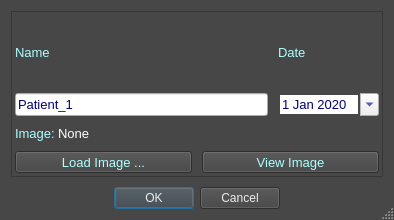
<?xml version="1.0" encoding="UTF-8"?>
<ui version="4.0">
 <class>NewPatientWin</class>
 <widget class="QDialog" name="NewPatientWin">
  <property name="windowModality">
   <enum>Qt::WindowModal</enum>
  </property>
  <property name="geometry">
   <rect>
    <x>0</x>
    <y>0</y>
    <width>394</width>
    <height>220</height>
   </rect>
  </property>
  <property name="maximumSize">
   <size>
    <width>16777215</width>
    <height>220</height>
   </size>
  </property>
  <property name="palette">
   <palette>
    <active>
     <colorrole role="WindowText">
      <brush brushstyle="SolidPattern">
       <color alpha="255">
        <red>255</red>
        <green>255</green>
        <blue>255</blue>
       </color>
      </brush>
     </colorrole>
     <colorrole role="Button">
      <brush brushstyle="SolidPattern">
       <color alpha="255">
        <red>71</red>
        <green>71</green>
        <blue>71</blue>
       </color>
      </brush>
     </colorrole>
     <colorrole role="Light">
      <brush brushstyle="SolidPattern">
       <color alpha="255">
        <red>106</red>
        <green>106</green>
        <blue>106</blue>
       </color>
      </brush>
     </colorrole>
     <colorrole role="Midlight">
      <brush brushstyle="SolidPattern">
       <color alpha="255">
        <red>88</red>
        <green>88</green>
        <blue>88</blue>
       </color>
      </brush>
     </colorrole>
     <colorrole role="Dark">
      <brush brushstyle="SolidPattern">
       <color alpha="255">
        <red>35</red>
        <green>35</green>
        <blue>35</blue>
       </color>
      </brush>
     </colorrole>
     <colorrole role="Mid">
      <brush brushstyle="SolidPattern">
       <color alpha="255">
        <red>47</red>
        <green>47</green>
        <blue>47</blue>
       </color>
      </brush>
     </colorrole>
     <colorrole role="Text">
      <brush brushstyle="SolidPattern">
       <color alpha="255">
        <red>255</red>
        <green>255</green>
        <blue>255</blue>
       </color>
      </brush>
     </colorrole>
     <colorrole role="BrightText">
      <brush brushstyle="SolidPattern">
       <color alpha="255">
        <red>255</red>
        <green>255</green>
        <blue>255</blue>
       </color>
      </brush>
     </colorrole>
     <colorrole role="ButtonText">
      <brush brushstyle="SolidPattern">
       <color alpha="255">
        <red>255</red>
        <green>255</green>
        <blue>255</blue>
       </color>
      </brush>
     </colorrole>
     <colorrole role="Base">
      <brush brushstyle="SolidPattern">
       <color alpha="255">
        <red>0</red>
        <green>0</green>
        <blue>0</blue>
       </color>
      </brush>
     </colorrole>
     <colorrole role="Window">
      <brush brushstyle="SolidPattern">
       <color alpha="255">
        <red>71</red>
        <green>71</green>
        <blue>71</blue>
       </color>
      </brush>
     </colorrole>
     <colorrole role="Shadow">
      <brush brushstyle="SolidPattern">
       <color alpha="255">
        <red>0</red>
        <green>0</green>
        <blue>0</blue>
       </color>
      </brush>
     </colorrole>
     <colorrole role="AlternateBase">
      <brush brushstyle="SolidPattern">
       <color alpha="255">
        <red>35</red>
        <green>35</green>
        <blue>35</blue>
       </color>
      </brush>
     </colorrole>
     <colorrole role="ToolTipBase">
      <brush brushstyle="SolidPattern">
       <color alpha="255">
        <red>255</red>
        <green>255</green>
        <blue>220</blue>
       </color>
      </brush>
     </colorrole>
     <colorrole role="ToolTipText">
      <brush brushstyle="SolidPattern">
       <color alpha="255">
        <red>0</red>
        <green>0</green>
        <blue>0</blue>
       </color>
      </brush>
     </colorrole>
    </active>
    <inactive>
     <colorrole role="WindowText">
      <brush brushstyle="SolidPattern">
       <color alpha="255">
        <red>255</red>
        <green>255</green>
        <blue>255</blue>
       </color>
      </brush>
     </colorrole>
     <colorrole role="Button">
      <brush brushstyle="SolidPattern">
       <color alpha="255">
        <red>71</red>
        <green>71</green>
        <blue>71</blue>
       </color>
      </brush>
     </colorrole>
     <colorrole role="Light">
      <brush brushstyle="SolidPattern">
       <color alpha="255">
        <red>106</red>
        <green>106</green>
        <blue>106</blue>
       </color>
      </brush>
     </colorrole>
     <colorrole role="Midlight">
      <brush brushstyle="SolidPattern">
       <color alpha="255">
        <red>88</red>
        <green>88</green>
        <blue>88</blue>
       </color>
      </brush>
     </colorrole>
     <colorrole role="Dark">
      <brush brushstyle="SolidPattern">
       <color alpha="255">
        <red>35</red>
        <green>35</green>
        <blue>35</blue>
       </color>
      </brush>
     </colorrole>
     <colorrole role="Mid">
      <brush brushstyle="SolidPattern">
       <color alpha="255">
        <red>47</red>
        <green>47</green>
        <blue>47</blue>
       </color>
      </brush>
     </colorrole>
     <colorrole role="Text">
      <brush brushstyle="SolidPattern">
       <color alpha="255">
        <red>255</red>
        <green>255</green>
        <blue>255</blue>
       </color>
      </brush>
     </colorrole>
     <colorrole role="BrightText">
      <brush brushstyle="SolidPattern">
       <color alpha="255">
        <red>255</red>
        <green>255</green>
        <blue>255</blue>
       </color>
      </brush>
     </colorrole>
     <colorrole role="ButtonText">
      <brush brushstyle="SolidPattern">
       <color alpha="255">
        <red>255</red>
        <green>255</green>
        <blue>255</blue>
       </color>
      </brush>
     </colorrole>
     <colorrole role="Base">
      <brush brushstyle="SolidPattern">
       <color alpha="255">
        <red>0</red>
        <green>0</green>
        <blue>0</blue>
       </color>
      </brush>
     </colorrole>
     <colorrole role="Window">
      <brush brushstyle="SolidPattern">
       <color alpha="255">
        <red>71</red>
        <green>71</green>
        <blue>71</blue>
       </color>
      </brush>
     </colorrole>
     <colorrole role="Shadow">
      <brush brushstyle="SolidPattern">
       <color alpha="255">
        <red>0</red>
        <green>0</green>
        <blue>0</blue>
       </color>
      </brush>
     </colorrole>
     <colorrole role="AlternateBase">
      <brush brushstyle="SolidPattern">
       <color alpha="255">
        <red>35</red>
        <green>35</green>
        <blue>35</blue>
       </color>
      </brush>
     </colorrole>
     <colorrole role="ToolTipBase">
      <brush brushstyle="SolidPattern">
       <color alpha="255">
        <red>255</red>
        <green>255</green>
        <blue>220</blue>
       </color>
      </brush>
     </colorrole>
     <colorrole role="ToolTipText">
      <brush brushstyle="SolidPattern">
       <color alpha="255">
        <red>0</red>
        <green>0</green>
        <blue>0</blue>
       </color>
      </brush>
     </colorrole>
    </inactive>
    <disabled>
     <colorrole role="WindowText">
      <brush brushstyle="SolidPattern">
       <color alpha="255">
        <red>35</red>
        <green>35</green>
        <blue>35</blue>
       </color>
      </brush>
     </colorrole>
     <colorrole role="Button">
      <brush brushstyle="SolidPattern">
       <color alpha="255">
        <red>71</red>
        <green>71</green>
        <blue>71</blue>
       </color>
      </brush>
     </colorrole>
     <colorrole role="Light">
      <brush brushstyle="SolidPattern">
       <color alpha="255">
        <red>106</red>
        <green>106</green>
        <blue>106</blue>
       </color>
      </brush>
     </colorrole>
     <colorrole role="Midlight">
      <brush brushstyle="SolidPattern">
       <color alpha="255">
        <red>88</red>
        <green>88</green>
        <blue>88</blue>
       </color>
      </brush>
     </colorrole>
     <colorrole role="Dark">
      <brush brushstyle="SolidPattern">
       <color alpha="255">
        <red>35</red>
        <green>35</green>
        <blue>35</blue>
       </color>
      </brush>
     </colorrole>
     <colorrole role="Mid">
      <brush brushstyle="SolidPattern">
       <color alpha="255">
        <red>47</red>
        <green>47</green>
        <blue>47</blue>
       </color>
      </brush>
     </colorrole>
     <colorrole role="Text">
      <brush brushstyle="SolidPattern">
       <color alpha="255">
        <red>35</red>
        <green>35</green>
        <blue>35</blue>
       </color>
      </brush>
     </colorrole>
     <colorrole role="BrightText">
      <brush brushstyle="SolidPattern">
       <color alpha="255">
        <red>255</red>
        <green>255</green>
        <blue>255</blue>
       </color>
      </brush>
     </colorrole>
     <colorrole role="ButtonText">
      <brush brushstyle="SolidPattern">
       <color alpha="255">
        <red>35</red>
        <green>35</green>
        <blue>35</blue>
       </color>
      </brush>
     </colorrole>
     <colorrole role="Base">
      <brush brushstyle="SolidPattern">
       <color alpha="255">
        <red>71</red>
        <green>71</green>
        <blue>71</blue>
       </color>
      </brush>
     </colorrole>
     <colorrole role="Window">
      <brush brushstyle="SolidPattern">
       <color alpha="255">
        <red>71</red>
        <green>71</green>
        <blue>71</blue>
       </color>
      </brush>
     </colorrole>
     <colorrole role="Shadow">
      <brush brushstyle="SolidPattern">
       <color alpha="255">
        <red>0</red>
        <green>0</green>
        <blue>0</blue>
       </color>
      </brush>
     </colorrole>
     <colorrole role="AlternateBase">
      <brush brushstyle="SolidPattern">
       <color alpha="255">
        <red>71</red>
        <green>71</green>
        <blue>71</blue>
       </color>
      </brush>
     </colorrole>
     <colorrole role="ToolTipBase">
      <brush brushstyle="SolidPattern">
       <color alpha="255">
        <red>255</red>
        <green>255</green>
        <blue>220</blue>
       </color>
      </brush>
     </colorrole>
     <colorrole role="ToolTipText">
      <brush brushstyle="SolidPattern">
       <color alpha="255">
        <red>0</red>
        <green>0</green>
        <blue>0</blue>
       </color>
      </brush>
     </colorrole>
    </disabled>
   </palette>
  </property>
  <property name="windowTitle">
   <string>New Patient</string>
  </property>
  <property name="windowIcon">
   <iconset resource="resources.qrc">
    <normaloff>:/icon/icons/BronchoVision.ico</normaloff>:/icon/icons/BronchoVision.ico</iconset>
  </property>
  <property name="sizeGripEnabled">
   <bool>true</bool>
  </property>
  <property name="modal">
   <bool>true</bool>
  </property>
  <layout class="QVBoxLayout" name="verticalLayout_2">
   <property name="spacing">
    <number>6</number>
   </property>
   <item>
    <layout class="QVBoxLayout" name="verticalLayout">
     <property name="spacing">
      <number>10</number>
     </property>
     <property name="sizeConstraint">
      <enum>QLayout::SetDefaultConstraint</enum>
     </property>
     <item>
      <widget class="QFrame" name="frame">
       <property name="frameShape">
        <enum>QFrame::StyledPanel</enum>
       </property>
       <property name="frameShadow">
        <enum>QFrame::Sunken</enum>
       </property>
       <layout class="QVBoxLayout" name="verticalLayout_6" stretch="0,0,0">
        <property name="spacing">
         <number>10</number>
        </property>
        <property name="leftMargin">
         <number>3</number>
        </property>
        <property name="topMargin">
         <number>3</number>
        </property>
        <property name="rightMargin">
         <number>3</number>
        </property>
        <property name="bottomMargin">
         <number>3</number>
        </property>
        <item>
         <layout class="QHBoxLayout" name="horizontalLayout">
          <item>
           <layout class="QVBoxLayout" name="verticalLayout_4">
            <property name="spacing">
             <number>3</number>
            </property>
            <item>
             <widget class="QLabel" name="label">
              <property name="font">
               <font>
                <pointsize>10</pointsize>
               </font>
              </property>
              <property name="styleSheet">
               <string notr="true">color: rgb(170, 255, 255);</string>
              </property>
              <property name="text">
               <string>Name</string>
              </property>
             </widget>
            </item>
            <item>
             <widget class="QLineEdit" name="lineEdit_Name">
              <property name="font">
               <font>
                <family>Tahoma</family>
                <pointsize>10</pointsize>
               </font>
              </property>
              <property name="styleSheet">
               <string notr="true">color: rgb(0, 0, 127);</string>
              </property>
              <property name="inputMask">
               <string/>
              </property>
              <property name="text">
               <string>Patient_1</string>
              </property>
             </widget>
            </item>
           </layout>
          </item>
          <item>
           <layout class="QVBoxLayout" name="verticalLayout_3" stretch="1,3">
            <property name="spacing">
             <number>3</number>
            </property>
            <item>
             <widget class="QLabel" name="label_2">
              <property name="font">
               <font>
                <pointsize>10</pointsize>
               </font>
              </property>
              <property name="styleSheet">
               <string notr="true">color: rgb(170, 255, 255);</string>
              </property>
              <property name="text">
               <string>Date</string>
              </property>
             </widget>
            </item>
            <item>
             <widget class="QDateEdit" name="dateEdit">
              <property name="font">
               <font>
                <family>Tahoma</family>
                <pointsize>10</pointsize>
               </font>
              </property>
              <property name="styleSheet">
               <string notr="true">color: rgb(0, 0, 127);</string>
              </property>
              <property name="frame">
               <bool>false</bool>
              </property>
              <property name="currentSection">
               <enum>QDateTimeEdit::DaySection</enum>
              </property>
              <property name="calendarPopup">
               <bool>true</bool>
              </property>
              <property name="date">
               <date>
                <year>2020</year>
                <month>1</month>
                <day>1</day>
               </date>
              </property>
             </widget>
            </item>
           </layout>
          </item>
         </layout>
        </item>
        <item>
         <layout class="QHBoxLayout" name="horizontalLayout_2" stretch="1,1000">
          <property name="spacing">
           <number>3</number>
          </property>
          <item>
           <widget class="QLabel" name="label_4">
            <property name="font">
             <font>
              <pointsize>10</pointsize>
             </font>
            </property>
            <property name="styleSheet">
             <string notr="true">color: rgb(170, 255, 255);</string>
            </property>
            <property name="text">
             <string>Image:</string>
            </property>
           </widget>
          </item>
          <item>
           <widget class="QLabel" name="label_ImageName">
            <property name="font">
             <font>
              <pointsize>10</pointsize>
             </font>
            </property>
            <property name="styleSheet">
             <string notr="true">color: rgb(255, 255, 255);</string>
            </property>
            <property name="text">
             <string>None</string>
            </property>
           </widget>
          </item>
         </layout>
        </item>
        <item>
         <layout class="QHBoxLayout" name="horizontalLayout_3" stretch="0,0">
          <item>
           <widget class="QToolButton" name="btn_LoadImage">
            <property name="enabled">
             <bool>true</bool>
            </property>
            <property name="sizePolicy">
             <sizepolicy hsizetype="Preferred" vsizetype="Preferred">
              <horstretch>0</horstretch>
              <verstretch>0</verstretch>
             </sizepolicy>
            </property>
            <property name="font">
             <font>
              <pointsize>10</pointsize>
             </font>
            </property>
            <property name="cursor">
             <cursorShape>PointingHandCursor</cursorShape>
            </property>
            <property name="layoutDirection">
             <enum>Qt::LeftToRight</enum>
            </property>
            <property name="autoFillBackground">
             <bool>false</bool>
            </property>
            <property name="styleSheet">
             <string notr="true">background-color: rgb(65, 65, 65);
border-color: rgb(170, 255, 255);
color: rgb(170, 255, 255);</string>
            </property>
            <property name="text">
             <string>Load Image ...</string>
            </property>
            <property name="icon">
             <iconset resource="resources.qrc">
              <normaloff>:/icon/icons/Open.png</normaloff>:/icon/icons/Open.png</iconset>
            </property>
            <property name="iconSize">
             <size>
              <width>40</width>
              <height>40</height>
             </size>
            </property>
            <property name="checkable">
             <bool>false</bool>
            </property>
            <property name="toolButtonStyle">
             <enum>Qt::ToolButtonTextBesideIcon</enum>
            </property>
            <property name="autoRaise">
             <bool>false</bool>
            </property>
            <property name="arrowType">
             <enum>Qt::NoArrow</enum>
            </property>
           </widget>
          </item>
          <item>
           <widget class="QToolButton" name="btn_ViewImage">
            <property name="enabled">
             <bool>true</bool>
            </property>
            <property name="sizePolicy">
             <sizepolicy hsizetype="Preferred" vsizetype="Preferred">
              <horstretch>0</horstretch>
              <verstretch>0</verstretch>
             </sizepolicy>
            </property>
            <property name="font">
             <font>
              <pointsize>10</pointsize>
             </font>
            </property>
            <property name="cursor">
             <cursorShape>PointingHandCursor</cursorShape>
            </property>
            <property name="layoutDirection">
             <enum>Qt::LeftToRight</enum>
            </property>
            <property name="autoFillBackground">
             <bool>false</bool>
            </property>
            <property name="styleSheet">
             <string notr="true">background-color: rgb(65, 65, 65);
color: rgb(170, 255, 255);</string>
            </property>
            <property name="text">
             <string>View Image</string>
            </property>
            <property name="icon">
             <iconset resource="resources.qrc">
              <normaloff>:/icon/icons/3D_vis.png</normaloff>:/icon/icons/3D_vis.png</iconset>
            </property>
            <property name="iconSize">
             <size>
              <width>40</width>
              <height>40</height>
             </size>
            </property>
            <property name="checkable">
             <bool>false</bool>
            </property>
            <property name="toolButtonStyle">
             <enum>Qt::ToolButtonTextBesideIcon</enum>
            </property>
            <property name="autoRaise">
             <bool>false</bool>
            </property>
           </widget>
          </item>
         </layout>
        </item>
       </layout>
      </widget>
     </item>
     <item>
      <widget class="QDialogButtonBox" name="buttonBox">
       <property name="cursor">
        <cursorShape>PointingHandCursor</cursorShape>
       </property>
       <property name="styleSheet">
        <string notr="true">background-color: rgb(65, 65, 65);
color: rgb(236, 236, 236);</string>
       </property>
       <property name="orientation">
        <enum>Qt::Horizontal</enum>
       </property>
       <property name="standardButtons">
        <set>QDialogButtonBox::Cancel|QDialogButtonBox::Ok</set>
       </property>
       <property name="centerButtons">
        <bool>true</bool>
       </property>
      </widget>
     </item>
    </layout>
   </item>
  </layout>
 </widget>
 <resources>
  <include location="resources.qrc"/>
 </resources>
 <connections>
  <connection>
   <sender>buttonBox</sender>
   <signal>accepted()</signal>
   <receiver>NewPatientWin</receiver>
   <slot>accept()</slot>
   <hints>
    <hint type="sourcelabel">
     <x>248</x>
     <y>254</y>
    </hint>
    <hint type="destinationlabel">
     <x>157</x>
     <y>274</y>
    </hint>
   </hints>
  </connection>
  <connection>
   <sender>buttonBox</sender>
   <signal>rejected()</signal>
   <receiver>NewPatientWin</receiver>
   <slot>reject()</slot>
   <hints>
    <hint type="sourcelabel">
     <x>316</x>
     <y>260</y>
    </hint>
    <hint type="destinationlabel">
     <x>286</x>
     <y>274</y>
    </hint>
   </hints>
  </connection>
 </connections>
</ui>
